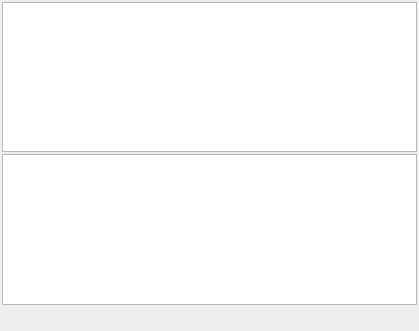
<?xml version="1.0" encoding="UTF-8"?>
<ui version="4.0">
 <class>ChatTab</class>
 <widget class="QWidget" name="ChatTab">
  <property name="geometry">
   <rect>
    <x>0</x>
    <y>0</y>
    <width>419</width>
    <height>331</height>
   </rect>
  </property>
  <property name="windowTitle">
   <string>Form</string>
  </property>
  <layout class="QVBoxLayout" name="verticalLayout">
   <property name="spacing">
    <number>2</number>
   </property>
   <property name="margin">
    <number>2</number>
   </property>
   <item>
    <widget class="QTextEdit" name="textEdit_2"/>
   </item>
   <item>
    <widget class="Kitty::ChatEdit" name="textEdit">
     <property name="html">
      <string notr="true">&lt;!DOCTYPE HTML PUBLIC &quot;-//W3C//DTD HTML 4.0//EN&quot; &quot;http://www.w3.org/TR/REC-html40/strict.dtd&quot;&gt;
&lt;html&gt;&lt;head&gt;&lt;meta name=&quot;qrichtext&quot; content=&quot;1&quot; /&gt;&lt;style type=&quot;text/css&quot;&gt;
p, li { white-space: pre-wrap; }
&lt;/style&gt;&lt;/head&gt;&lt;body style=&quot; font-family:'MS Shell Dlg 2'; font-size:8.25pt; font-weight:400; font-style:normal;&quot;&gt;
&lt;p style=&quot;-qt-paragraph-type:empty; margin-top:0px; margin-bottom:0px; margin-left:0px; margin-right:0px; -qt-block-indent:0; text-indent:0px; font-size:8pt;&quot;&gt;&lt;/p&gt;&lt;/body&gt;&lt;/html&gt;</string>
     </property>
     <property name="acceptRichText">
      <bool>false</bool>
     </property>
    </widget>
   </item>
   <item>
    <layout class="QHBoxLayout" name="horizontalLayout">
     <property name="spacing">
      <number>0</number>
     </property>
     <item>
      <widget class="QPushButton" name="pushButton">
       <property name="text">
        <string/>
       </property>
       <property name="flat">
        <bool>true</bool>
       </property>
      </widget>
     </item>
     <item>
      <widget class="QPushButton" name="pushButton_2">
       <property name="text">
        <string/>
       </property>
       <property name="flat">
        <bool>true</bool>
       </property>
      </widget>
     </item>
     <item>
      <widget class="QPushButton" name="pushButton_3">
       <property name="text">
        <string/>
       </property>
       <property name="flat">
        <bool>true</bool>
       </property>
      </widget>
     </item>
     <item>
      <widget class="QPushButton" name="pushButton_4">
       <property name="text">
        <string/>
       </property>
       <property name="flat">
        <bool>true</bool>
       </property>
      </widget>
     </item>
     <item>
      <spacer name="horizontalSpacer">
       <property name="orientation">
        <enum>Qt::Horizontal</enum>
       </property>
       <property name="sizeHint" stdset="0">
        <size>
         <width>40</width>
         <height>20</height>
        </size>
       </property>
      </spacer>
     </item>
    </layout>
   </item>
  </layout>
 </widget>
 <customwidgets>
  <customwidget>
   <class>Kitty::ChatEdit</class>
   <extends>QTextEdit</extends>
   <header>widgets/ChatEdit.h</header>
  </customwidget>
 </customwidgets>
 <resources/>
 <connections/>
</ui>
